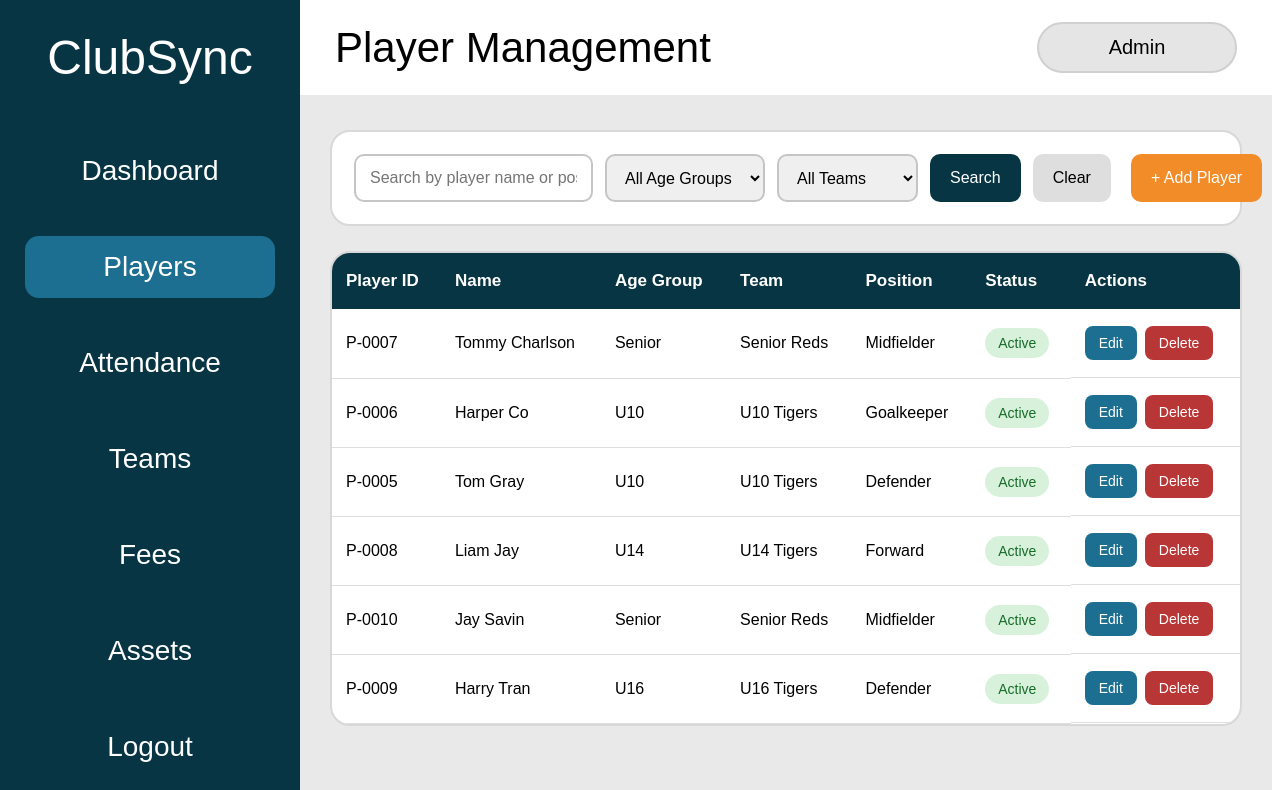
Page /players (signed in) on the committed database.
### tables this page shows
CREATE TABLE players (
    player_id INTEGER PRIMARY KEY AUTOINCREMENT,
    first_name TEXT NOT NULL,
    last_name TEXT NOT NULL,
    date_of_birth TEXT NOT NULL,
    age_group TEXT NOT NULL,
    team TEXT NOT NULL,
    position TEXT NOT NULL,
    contact_phone TEXT,
    emergency_contact TEXT,
    medical_notes TEXT,
    registration_status TEXT NOT NULL DEFAULT 'Active'
);

### app.py (the view, shortened to what this page needs)
@app.route("/players")
def players():
    if "role" not in session:
        return redirect(url_for("login"))
    if session["role"] == "Viewer":
        return redirect(url_for("viewer"))
    search = request.args.get(
        "search",
        ""
    ).strip()
    age_group = request.args.get(
        "age_group",
        ""
    ).strip()
    team = request.args.get(
        "team",
        ""
    ).strip()
    connection = get_database_connection()
    query = """
        SELECT *
        FROM players
        WHERE 1 = 1
    """
    parameters = []
    if age_group:
        query += " AND age_group = ?"
        parameters.append(age_group)
    if team:
        query += " AND team = ?"
        parameters.append(team)
    query += """
        ORDER BY
            last_name,
            first_name
    """
    player_records = connection.execute(
        query,
        parameters
    ).fetchall()
    teams = connection.execute("""
        SELECT DISTINCT team
        FROM players
        WHERE team != ''
        ORDER BY team
    """).fetchall()
    connection.close()
    return render_template(
        "players.html",
        players=player_records,
        teams=teams,
        search=search,
        selected_age_group=age_group,
        selected_team=team
    )

### app.py (called while the page is built)
def get_database_connection():
    connection = sqlite3.connect("clubsync.db")
    connection.row_factory = sqlite3.Row
    connection.execute("PRAGMA foreign_keys = ON")
    return connection

### templates/players.html (shortened to what this page needs)
<!DOCTYPE html>
<html lang="en">
<head>
    <link
        rel="stylesheet"
        href="{{ url_for('static', filename='css/style.css') }}"
    >
</head>
<body>
<div class="app-layout">
    <aside class="sidebar">
        <h1>ClubSync</h1>
        <nav>
            <a href="{{ url_for('dashboard') }}">
                Dashboard
            </a>
            <a
                class="active"
                href="{{ url_for('players') }}"
            >
                Players
            </a>
            <a href="{{ url_for('attendance') }}">
                Attendance
            </a>
            <a href="{{ url_for('teams') }}">
                Teams
            </a>
            <a href="{{ url_for('fees') }}">
                Fees
            </a>
            <a href="#">
                Assets
            </a>
            <a href="{{ url_for('logout') }}">
                Logout
            </a>
        </nav>
    </aside>
    <main class="main-content">
        <div class="top-bar">
            <div>
                <h2>Player Management</h2>
            </div>
            <div class="user-box">
                {{ session["role"] }}
            </div>
        </div>
        <section class="players-toolbar">
            <form
                method="GET"
                action="{{ url_for('players') }}"
                class="player-search-form"
            >
                <input
                    type="text"
                    name="search"
                    placeholder="Search by player name or position"
                    value="{{ search }}"
                >
                <select name="age_group">
                    <option value="">
                        All Age Groups
                    </option>
                </select>
                <select name="team">
                    <option value="">
                        All Teams
                    </option>
                </select>
                <button type="submit">
                    Search
                </button>
                <a
                    href="{{ url_for('players') }}"
                    class="clear-filter-button"
                >
                    Clear
                </a>
            </form>
            {% if session["role"] == "Admin" %}
            <button
                type="button"
                class="add-player-button"
                onclick="openAddPlayerModal()"
            >
                + Add Player
            </button>
            {% endif %}
        </section>
        <section class="player-table-container">
            <table class="player-table">
                <thead>
                    <tr>
                        <th>Player ID</th>
                        <th>Name</th>
                        <th>Age Group</th>
                        <th>Team</th>
                        <th>Position</th>
                        <th>Status</th>
                        <th>Actions</th>
                    </tr>
                </thead>
                <tbody>
                    {% for player in players %}
                    <tr>
                        <td>
                            P-{{ "%04d"|format(player["player_id"]) }}
                        </td>
                        <td>
                            {{ player["first_name"] }}
                            {{ player["last_name"] }}
                        </td>
                        <td>
                            {{ player["age_group"] }}
                        </td>
                        <td>
                            {{ player["team"] }}
                        </td>
                        <td>
                            {{ player["position"] }}
                        </td>
                        <td>
                            <span
                                class="player-status
                                {% if player['registration_status'] == 'Active' %}
                                    active-status
                                {% else %}
                                    inactive-status
                                {% endif %}"
                            >
                                {{ player["registration_status"] }}
                            </span>
                        </td>
                        <td class="player-actions">
                                                        {% if session["role"] == "Admin" %}
                            <button
                                type="button"
                                class="edit-player-button"
                                onclick="openEditPlayerModal(
                                    '{{ player['player_id'] }}',
                                    '{{ player['first_name']|e }}',
                                    '{{ player['last_name']|e }}',
                                    '{{ player['date_of_birth'] }}',
                                    '{{ player['age_group'] }}',
                                    '{{ player['team']|e }}',
                                    '{{ player['position'] }}',
                                    '{{ player['contact_phone']|e }}',
                                    '{{ player['emergency_contact']|e }}',
                                    '{{ player['medical_notes']|e }}',
                                    '{{ player['registration_status'] }}'
                                )"
                            >
                                Edit
                            </button>
                            <form
                                method="POST"
                                action="{{ url_for(
                                    'delete_player',
                                    player_id=player['player_id']
                                ) }}"
                                class="delete-player-form"
                                onsubmit="return confirm(
                                    'Are you sure you want to delete this player?'
                                );"
                            >
                                <button
                                    type="submit"
                                    class="delete-player-button"
                                >
                                    Delete
                                </button>
                            </form>
                            {% else %}
                            <span class="coach-view-label">
                                View only
                            </span>
                            {% endif %}
                        </td>
                    </tr>
                    {% endfor %}
                </tbody>
            </table>
        </section>
    </main>
</div>
</body>
</html>

### static/css/style.css (style rules this page uses)
* { margin: 0; padding: 0; box-sizing: border-box; }
body { font-family: Arial, Helvetica, sans-serif; }
.app-layout { display: flex; min-height: 100vh; background: #e9e9e9; }
.sidebar { width: 300px; min-height: 100vh; background: #073544; color: white; padding: 30px 25px; flex-shrink: 0; }
.sidebar h1 { font-size: 48px; font-weight: 400; text-align: center; margin-bottom: 8px; }
.sidebar nav { margin-top: 55px; }
.sidebar nav a { display: block; color: white; text-decoration: none; padding: 15px; margin-bottom: 34px; border-radius: 14px; font-size: 28px; text-align: center; }
.sidebar nav a:hover, .sidebar nav a.active { background: #1d6f91; }
.main-content { flex: 1; min-width: 0; padding: 0 30px 30px; }
.top-bar { height: 95px; background: white; margin: 0 -30px 35px; padding: 20px 35px; display: flex; justify-content: space-between; align-items: center; }
.top-bar h2 { font-size: 42px; font-weight: 400; }
.user-box { background: #e5e5e5; border: 2px solid #d0d0d0; padding: 12px 28px; border-radius: 30px; font-size: 20px; text-align: center; min-width: 200px; }
.players-toolbar { display: flex; justify-content: space-between; align-items: center; gap: 20px; background: white; border: 2px solid #d8d8d8; border-radius: 20px; padding: 22px; margin-bottom: 25px; }
.player-search-form { display: flex; align-items: center; gap: 12px; flex: 1; }
.player-search-form input, .player-search-form select { height: 48px; border: 2px solid #c5c5c5; border-radius: 10px; padding: 0 14px; font-size: 16px; }
.player-search-form input { flex: 1; min-width: 220px; }
.player-search-form button, .clear-filter-button, .add-player-button { min-height: 48px; border: none; border-radius: 10px; padding: 12px 20px; font-size: 16px; text-decoration: none; cursor: pointer; }
.player-search-form button { background: #073544; color: white; }
.clear-filter-button { display: inline-flex; align-items: center; background: #dedede; color: black; }
.add-player-button { background: #f28c28; color: white; white-space: nowrap; }
.player-table-container { background: white; border: 2px solid #d8d8d8; border-radius: 20px; overflow-x: auto; }
.player-table { width: 100%; border-collapse: collapse; }
.player-table th { background: #073544; color: white; padding: 18px 14px; font-size: 17px; text-align: left; }
.player-table td { padding: 17px 14px; border-bottom: 1px solid #dedede; font-size: 16px; }
.player-status { display: inline-block; padding: 7px 13px; border-radius: 20px; font-size: 14px; }
.active-status { background: #d7f1db; color: #176c28; }
.player-actions { display: flex; align-items: center; gap: 8px; }
.edit-player-button, .delete-player-button { border: none; border-radius: 8px; padding: 9px 14px; font-size: 14px; cursor: pointer; }
.edit-player-button { background: #1d6f91; color: white; }
.delete-player-button { background: #b93636; color: white; }
.delete-player-form { display: inline; }

### rows in the picture
players: player_id "0007", first_name "Tommy", last_name "Charlson", age_group "Senior", team "Senior Reds", position "Midfielder", registration_status "Active"
players: player_id "0006", first_name "Harper", last_name "Co", age_group "U10", team "U10 Tigers", position "Goalkeeper", registration_status "Active"
players: player_id "0005", first_name "Tom", last_name "Gray", age_group "U10", team "U10 Tigers", position "Defender", registration_status "Active"
players: player_id "0008", first_name "Liam", last_name "Jay", age_group "U14", team "U14 Tigers", position "Forward", registration_status "Active"
players: player_id "0010", first_name "Jay", last_name "Savin", age_group "Senior", team "Senior Reds", position "Midfielder", registration_status "Active"
players: player_id "0009", first_name "Harry", last_name "Tran", age_group "U16", team "U16 Tigers", position "Defender", registration_status "Active"

### other values in the picture
{{ session["role"] }} "Admin"
